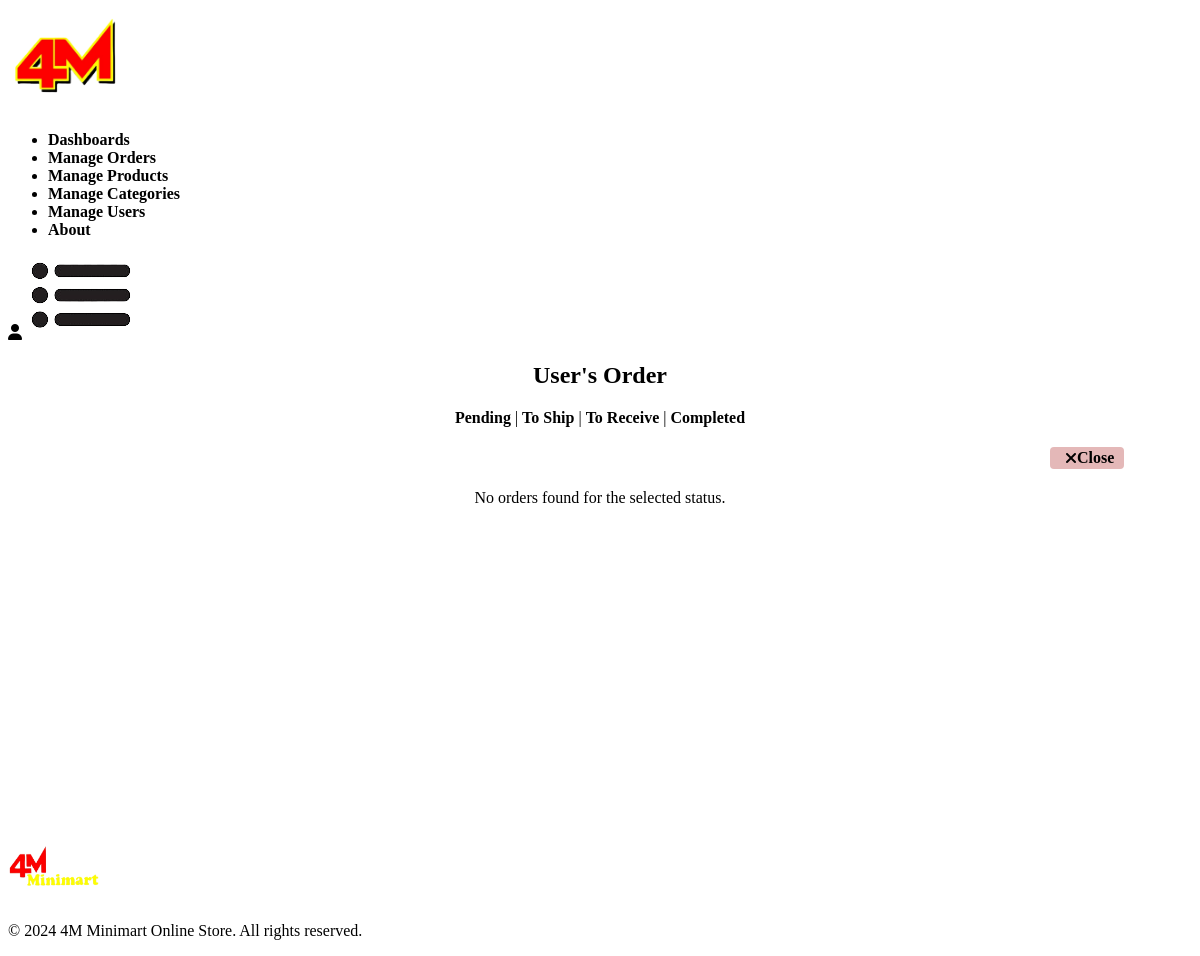
Before: /admin/view_order.php with the older database file.
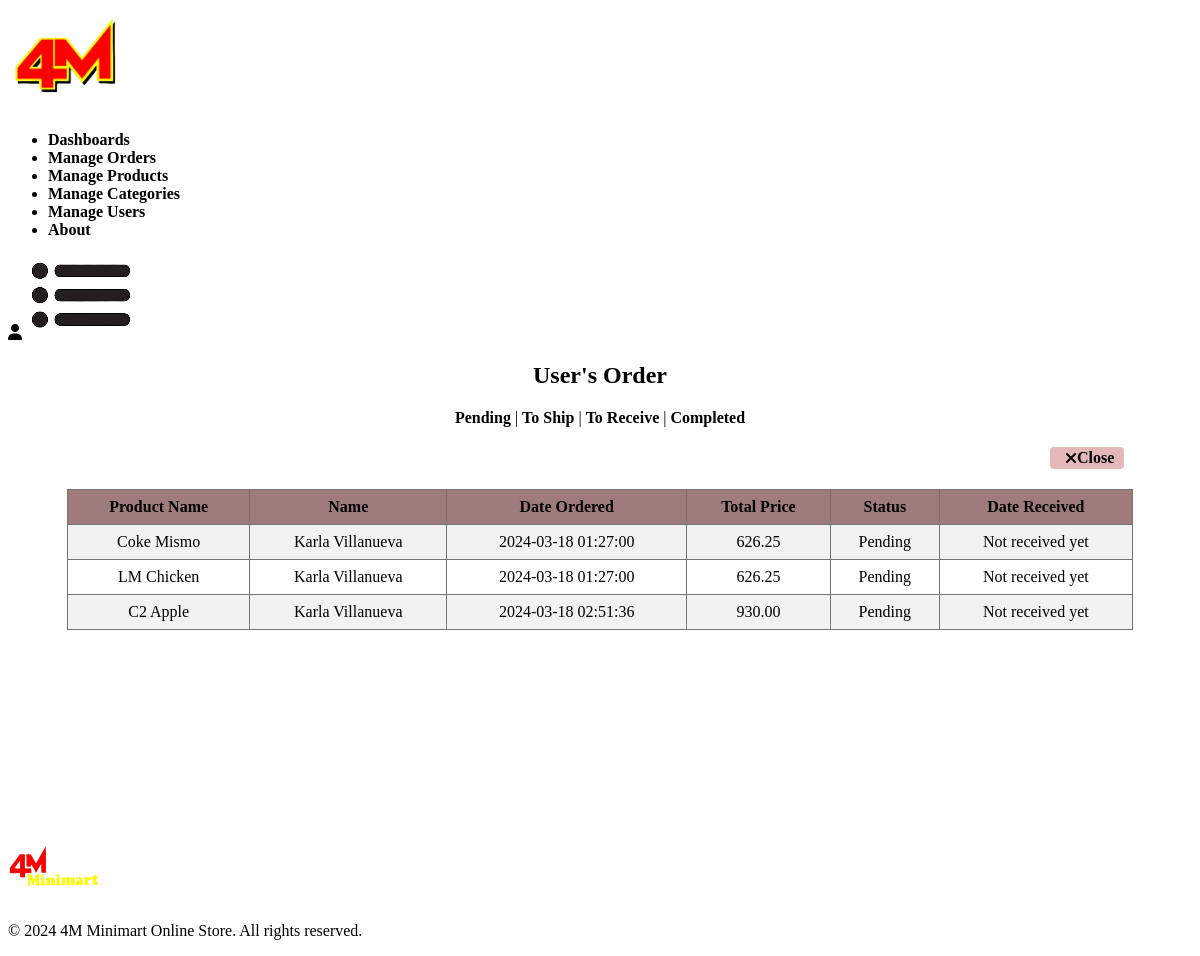
After: the same page with the newer database file.
### tables this page shows
CREATE TABLE `orders` (
  `order_id` int(11) NOT NULL,
  `date_ordered` datetime NOT NULL,
  `total_price` decimal(10,2) NOT NULL,
  `address_id` int(11) NOT NULL,
  `user_id` int(11) NOT NULL,
  `order_status` enum('Pending','ToShip','ToReceived','Completed') NOT NULL DEFAULT 'Pending'
);

CREATE TABLE `products` (
  `product_id` int(11) NOT NULL,
  `type_code` bigint(20) DEFAULT NULL,
  `prod_desc` varchar(255) DEFAULT NULL,
  `prod_name` varchar(50) NOT NULL,
  `discounted_price` double(10,2) DEFAULT NULL,
  `retail_price` double(10,2) DEFAULT NULL,
  `stock` int(11) NOT NULL,
  `photo` varchar(255) NOT NULL,
  `category_id` int(11) NOT NULL
);

CREATE TABLE `users` (
  `user_id` int(11) NOT NULL,
  `first_name` varchar(50) NOT NULL,
  `last_name` varchar(50) NOT NULL,
  `phone_number` varchar(20) NOT NULL,
  `username` varchar(50) NOT NULL,
  `email` varchar(50) NOT NULL,
  `password` varchar(255) NOT NULL,
  `confirm_password` varchar(255) NOT NULL,
  `role` varchar(45) NOT NULL,
  `address_id` int(11) NOT NULL,
  `verification_code` varchar(20) DEFAULT NULL,
  `status` enum('not_verified','verified') NOT NULL DEFAULT 'not_verified',
  `reset_code` int(11) NOT NULL
);

### admin/view_order.php (the view, shortened to what this page needs)
<?php
require '../DB/db_con.php';
$status = isset($_GET['status']) ? $_GET['status'] : 'Pending';
try {
    $sql = "SELECT *
    FROM orders
    INNER JOIN orders_details ON orders.order_id = orders_details.order_id
    INNER JOIN products ON orders_details.product_id = products.product_id
    INNER JOIN users ON orders.user_id = users.user_id
    WHERE orders.order_status = :status";
    $stmt = $pdo->prepare($sql);
    $stmt->bindParam(':status', $status);
    $stmt->execute();
    $orders = $stmt->fetchAll(PDO::FETCH_ASSOC);
} catch (PDOException $e) {
    die("PDOException: " . $e->getMessage());
} catch (Exception $e) {
    die("Error: " . $e->getMessage());
}
?>
<!DOCTYPE html>
<html lang="en">
<head>
    <link rel="stylesheet" href="https://stackpath.bootstrapcdn.com/font-awesome/4.7.0/css/font-awesome.min.css">
    <link rel="stylesheet" href="../scss/style.scss">
</head>
<body>
<div class="header">
    <div class="container">
        <div class="navbar">
        <div class="logo">
            <a href="http://localhost/E-commerce/admin/admin_dash.php">
                <img src="../images/Logo.png" class= "pic" width="125">
            </a>
        </div>
        <nav id="menuItems">
        <ul>
        <li><a href="http://localhost/E-commerce/admin/admin_dash.php">Dashboards</a></li>
            <li><a href="http://localhost/E-commerce/admin/view_order.php">Manage Orders</a></li>
            <li><a href="http://localhost/E-commerce/admin/products.php">Manage Products</a></li>
            <li><a href="http://localhost/E-commerce/admin/category.php">Manage Categories</a></li>
            <li><a href="http://localhost/E-commerce/admin/user.php">Manage Users</a></li>
            <li><a href="http://localhost/E-commerce/admin/about.php">About</a></li>
        </ul>
        </nav>
        <div class="setting-sec">
            <a href="http://localhost/E-commerce/Account.php">
            <i class="fa-solid fa-user"></i>
            </a>
        <img src="../images/menu.png" class="menu-icon" onclick="menutoggle()">
        </div>
    </div>
    </div>
</div>
<div class="order-container">
    <h2 style="text-align: center;">User's Order</h2>
    <div class="status">
        <a href="view_order.php?order_status=Pending">Pending</a> |
        <a href="view_order.php?order_status=To%20Ship">To Ship</a> |
        <a href="view_order.php?order_status=To%20Receive">To Receive</a> |
        <a href="view_order.php?order_status=Completed">Completed</a>
    </div>
    <a href="http://localhost/E-commerce/admin/admin_dash.php" class="btn-close"><i class="fa fa-close"></i> Close</a>
    <?php if (empty($orders)) : ?>
        <p style="text-align: center; margin-top: 20px;">No orders found for the selected status.</p>
    <?php else : ?>
        <table>
            <tr>
                <th>Product Name</th>
                <th>Name</th>
                <th>Date Ordered</th>
                <th>Total Price</th>
                <th>Status</th>
                <th>Date Received</th>
            </tr>
            <?php foreach ($orders as $order) : ?>
                <tr>
                    <td><?php echo $order['prod_name']; ?></td>
                    <td><?php echo $order['first_name'] . ' ' . $order['last_name']; ?></td>
                    <td><?php echo $order['date_ordered']; ?></td>
                    <td><?php echo $order['total_price']; ?></td>
                    <td><?php echo $order['order_status']; ?></td>
                    <td><?php echo $order['order_status'] == 'Completed' ? ($order['date_received'] ?? 'Not received yet') : 'Not received yet'; ?></td>
                </tr>
            <?php endforeach; ?>
        </table>
    <?php endif; ?>
</div>
<footer>
    <div class="container">
        <div class="row">
            <div class="footer-col-1">
            <img src="../images/logo2.png" width="100px" height="60px">
            </div>
            <div class="footer-col-2">
            <p>&copy; <?php echo date('Y'); ?> 4M Minimart Online Store. All rights reserved.</p>
            </div>
        </div>
    </div>
</footer>
</html>
</body>

### admin/view_order.php (style rules this page uses)
.order-container { min-height: 60vh; }
a { text-decoration: none; color: #000000; font-weight: bold; }
table { width: 90%; border-collapse: collapse; margin: 20px auto; }
th, td { border: 1px solid #767575; padding: 8px; text-align: center; }
th { background-color: #9f7b7b; color: Black; text-align: center; }
tr:nth-child(even) { background-color: #f2f2f2; }
.edit-button, .btn-add, .btn-close { display: inline-flex; align-items: center; padding: 8px 12px; border-radius: 4px; text-decoration: none; margin-right: 5px; }
.btn-close { background-color: #e4b8b8; padding: 2px 10px; margin-left: 88%; }
.fa { margin-left: 5px; display: inline-block; font: normal normal normal 14px/1 FontAwesome; font-size: inherit; text-rendering: auto; -webkit-font-smoothing: antialiased; -moz-osx-font-smoothing: grayscale }
.status { text-align: center; margin-bottom: 20px; }

Changed rows visible on the page:
added orders: products.prod_name "Coke Mismo", user.first_name "Karla", user.last_name "Villanueva", date_ordered "2024-03-18 01:27:00", total_price "626.25", order_status "Pending", shows "Not received yet", products.prod_name "LM Chicken"
added orders: products.prod_name "C2 Apple", user.first_name "Karla", user.last_name "Villanueva", date_ordered "2024-03-18 02:51:36", total_price "930.00", order_status "Pending", shows "Not received yet"
Other visible differences:
text no longer shown: "No orders found for the selected status."
text now shown: "Product Name Name Date Ordered Total Price Status Date Received"
